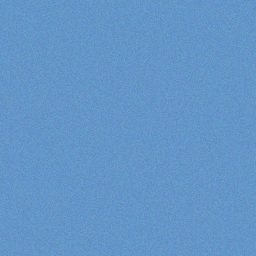
#> input picture backend/test_files/dct_cli_test.png, 256 x 256 px
$ python -i dwt_decoder.py   (imports and definitions only)
#> lines starting #> are read from the running program, lines starting #| are printed output that depends on the picture
import numpy as np
from PIL import Image
import pywt
import struct
import os


def decode_dwt(stego_path: str, wavelet: str = 'haar', strength: float = 0.1) -> bytes:
#> called with stego_path = '../test_files/dct_cli_test.png', wavelet = 'haar', strength = 0.1
    if not os.path.exists(stego_path):
        raise FileNotFoundError(f"Stego image not found: {stego_path}")

    if strength < 0.01 or strength > 10.0:
        raise ValueError(f"strength must be between 0.01 and 10.0, got {strength}")

    if wavelet not in pywt.wavelist():
        raise ValueError(f"Invalid wavelet: {wavelet}. Use one of: {', '.join(pywt.wavelist()[:10])}")

    try:
        img = Image.open(stego_path)
#> img is the input picture: PIL image 256x256 RGB; mean R, G, B 99.4, 149.5, 199.5
    except Exception as e:
        raise ValueError(f"Failed to open stego image: {str(e)}")

    if img.mode not in ['RGB', 'RGBA', 'L']:
        try:
            img = img.convert('RGB')
        except Exception as e:
            raise ValueError(f"Failed to convert image to RGB: {str(e)}")
    elif img.mode == 'RGBA':
        img = img.convert('RGB')
    elif img.mode == 'L':
        img = img.convert('RGB')

    img_array = np.array(img, dtype=np.float32)

    if len(img_array.shape) != 3:
        raise ValueError(f"Invalid image dimensions: {img_array.shape}")

    height, width, channels = img_array.shape
#> height = 256; width = 256; channels = 3

    if channels != 3:
        raise ValueError(f"Image must have 3 color channels (RGB), got {channels}")

    if height < 32 or width < 32:
        raise ValueError(f"Image too small. Minimum size: 32x32")

    max_extractable_bytes = (height * width * channels) // (8 * 4)
#> max_extractable_bytes = 6144

    if max_extractable_bytes < 4:
        raise ValueError(
            f"Image too small to contain hidden data. "
            f"Can extract only {max_extractable_bytes} bytes (need at least 4 for header)"
        )

    extracted_bits = []

    for c in range(channels):
        channel_data = img_array[:, :, c]

        coeffs = pywt.dwt2(channel_data, wavelet)
        cA, (cH, cV, cD) = coeffs

        cH_flat = cH.flatten()

        for value in cH_flat:
            if value > 0:
                extracted_bits.append(1)
            else:
                extracted_bits.append(0)
#> this loop made 3 passes
#> pass 1, in decode_dwt, `channel_data = img_array[:, :, c]`:
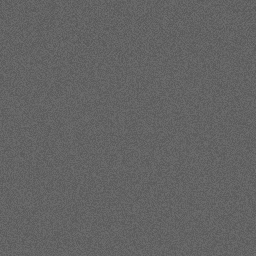
#> channel_data: shape (256, 256) float32; min 85, max 113, mean 99.4
#> pass 1, in decode_dwt, `cA, (cH, cV, cD) = coeffs`:
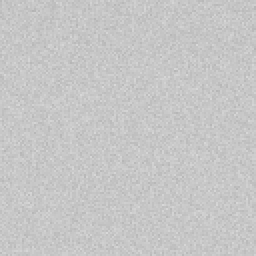
#> cA: shape (128, 128) float32 (shown 2 times larger); min 180.5, max 217, mean 198.7
#> pass 1, in decode_dwt, `cA, (cH, cV, cD) = coeffs`:
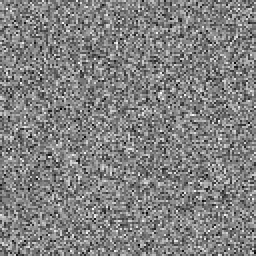
#> cH: shape (128, 128) float32 (shown 2 times larger); min -18.5, max 18, mean 0.0166; drawn with min black and max white
#> pass 1, in decode_dwt, `cA, (cH, cV, cD) = coeffs`:
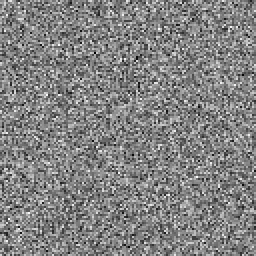
#> cV: shape (128, 128) float32 (shown 2 times larger); min -19, max 18, mean -0.014; drawn with min black and max white
#> after the loop, extracted_bits = 49152 items

    if len(extracted_bits) < 32:
        raise ValueError("Not enough bits to extract payload length header")

    length_bits = extracted_bits[:32]
#> length_bits = 32 values, max 1 at index 2, min 0 at index 0, mean 0.406
    length_bytes = []
    for i in range(0, 32, 8):
        byte = 0
        for j in range(8):
            byte = (byte << 1) | length_bits[i + j]
        length_bytes.append(byte)
#> after the loop, length_bytes = [59, 20, 164, 140]

    try:
        payload_length = struct.unpack('>I', bytes(length_bytes))[0]
#> payload_length = 991208588
    except struct.error as e:
        raise ValueError(f"Failed to unpack payload length: {str(e)}")

    if payload_length == 0:
        raise ValueError("Payload length is zero. Image may not contain hidden data.")

    if payload_length > max_extractable_bytes - 4:
#> (the run stopped early here; a loop or call above may not have finished)
